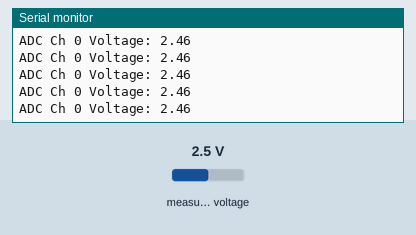
Recording of a sketch running on a simulated Arduino Uno, built with avr-gcc and run on an emulated ATmega328P. Parts: the last lines printed to the serial monitor. Wiring (inferred from the names in the program): MCP3008 converter: CS pin 10. The inputs (shaded band) are chosen by the test bench; at power-on: measured voltage 2.5 V.

Above: at 1.2 s.
1.3 s: measured voltage set to 0.1 V
At 1.33 s:
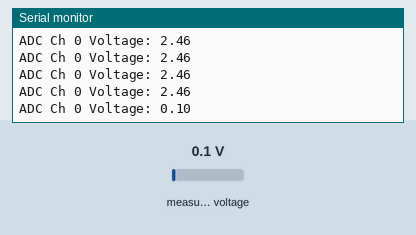
2.8 s: measured voltage set to 1.2 V
At 2.8 s:
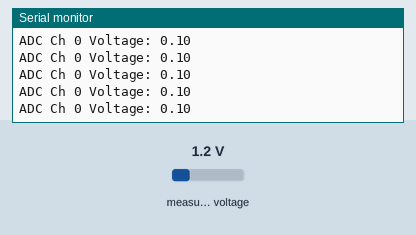
Timing chart, 0 to 5.8 s (numbered marks = the images above; inputs shaded):
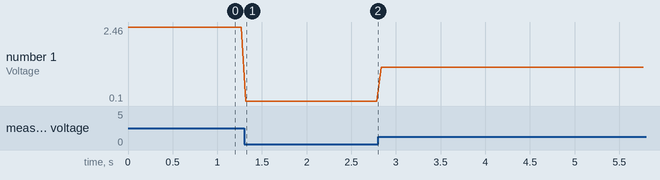

The sketch:

mcp3008.ino
```cpp
  /*

  A sketch to control the 10-Bit, 8-channel ADC MCP3008 on the Rheingold Heavy
  I2C and SPI Education Shield.  The code supposes the use of the Education Shield,
  but if you're using a breakout board, connect the CS pin to Digital 4, and the
  SPI pins in their usual locations.

  Website:   http://www.rheingoldheavy.com/mcp3008-tutorial-02-sampling-dc-voltage/
  Datasheet: http://ww1.microchip.com/downloads/en/DeviceDoc/21295d.pdf


 */


#include <SPI.h>                         // Include the SPI library

SPISettings MCP3008(2000000, MSBFIRST, SPI_MODE0);

const int  CS_MCP3008       = 10;          // ADC Chip Select
const byte adc_single_ch0   = (0x08);     // ADC Channel 0
const byte adc_single_ch1   = (0x09);     // ADC Channel 1
const byte adc_single_ch2   = (0x0A);     // ADC Channel 2
const byte adc_single_ch3   = (0x0B);     // ADC Channel 3
const byte adc_single_ch4   = (0x0C);     // ADC Channel 4
const byte adc_single_ch5   = (0x0D);     // ADC Channel 5
const byte adc_single_ch6   = (0x0E);     // ADC Channel 6
const byte adc_single_ch7   = (0x0F);     // ADC Channel 7

void setup()
{

  SPI.begin     ();
  Serial.begin  (9600);
  pinMode       (CS_MCP3008, OUTPUT);
  digitalWrite  (CS_MCP3008, LOW);        // Cycle the ADC CS pin as per datasheet
  digitalWrite  (CS_MCP3008, HIGH);

}


void loop()
{

  double vRef        = 4.91;
  int    adc_reading = 0;

  adc_reading        = adc_single_channel_read (adc_single_ch0 );

  Serial.print       ("ADC Ch ");
  Serial.print       (adc_single_ch0 & 0x07);
  Serial.print       (" Voltage: ");
  Serial.println     ((adc_reading * vRef) / 1024, 2);

  delay(50);

}


int adc_single_channel_read(byte readAddress)
{

  byte dataMSB =    0;
  byte dataLSB =    0;
  byte JUNK    = 0x00;

  SPI.beginTransaction (MCP3008);
  digitalWrite         (CS_MCP3008, LOW);
 // Start Bit
  SPI.transfer         (0x01);
  // Send readAddress and receive MSB data, masked to two bits
  dataMSB =            SPI.transfer(readAddress << 4) & 0x03;
 // Push junk data and get LSB byte return
  dataLSB =            SPI.transfer(JUNK);
  digitalWrite         (CS_MCP3008, HIGH);
  SPI.endTransaction   ();

  return               dataMSB << 8 | dataLSB;

}
```

Measured:
- after the input at 1.3 s, the serial monitor: prints a new line at once (image 1)
- plotted number 1: 2.46 → 0.1 after the input at 1.3 s, 0.1 → 1.18 after the input at 2.8 s
